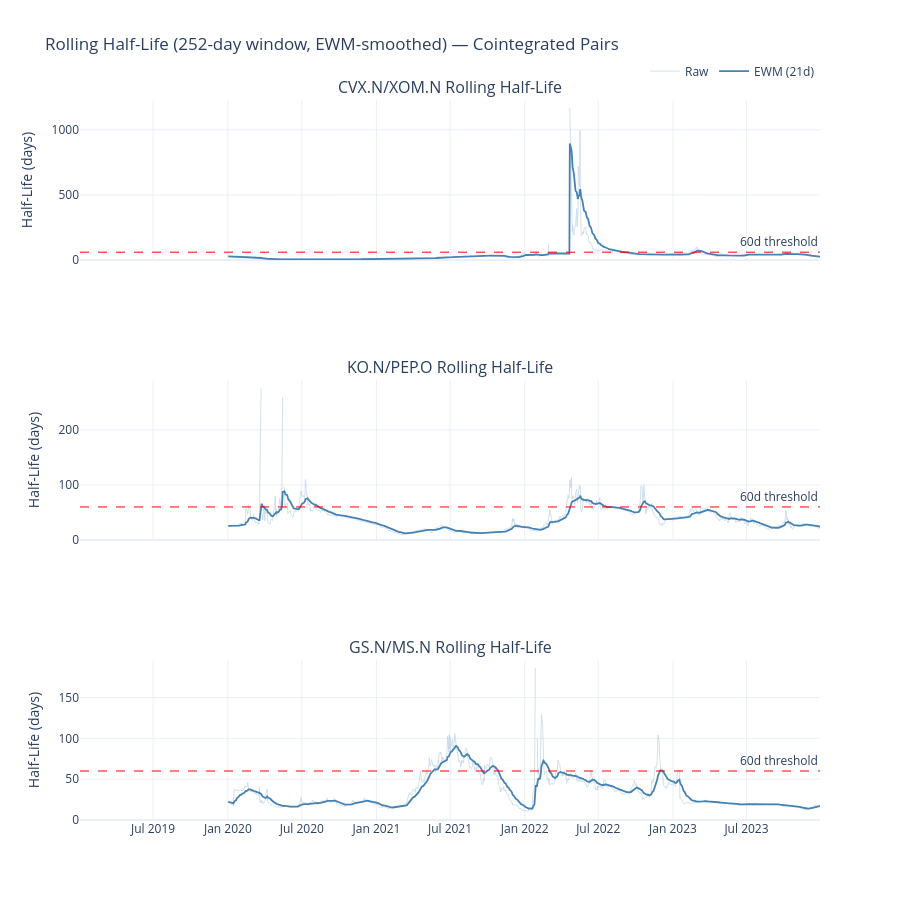

Source (notebook cell):
### Markdown cell above
### Rolling Half-Life

### Code cell
fig = make_subplots(
    rows=len(cointegrated_pairs), cols=1,
    subplot_titles=[
        f"{row['y']}/{row['x']} Rolling Half-Life"
        for _, row in cointegrated_pairs.iterrows()
    ],
    shared_xaxes=True
)

for i, (_, row) in enumerate(cointegrated_pairs.iterrows(), start=1):
    spread = compute_spread(
        prices_log[row["y"]], prices_log[row["x"]],
        row["hedge_ratio"], row["intercept"]
    ).dropna()

    rhl        = compute_rolling_half_life(spread).replace(np.inf, np.nan)
    rhl_smooth = rhl.ewm(span=21, adjust=False).mean()

    # Raw (faint background)
    fig.add_trace(go.Scatter(
        x=rhl.index, y=rhl.values,
        mode="lines",
        line=dict(width=0.8, color="steelblue"),
        opacity=0.3,
        name="Raw", showlegend=(i == 1)
    ), row=i, col=1)

    # EWM smoothed (prominent)
    fig.add_trace(go.Scatter(
        x=rhl_smooth.index, y=rhl_smooth.values,
        mode="lines",
        line=dict(width=1.8, color="steelblue"),
        name="EWM (21d)", showlegend=(i == 1)
    ), row=i, col=1)

    fig.add_hline(
        y=60, line=dict(color="red", dash="dash", width=1),
        annotation_text="60d threshold", annotation_position="top right",
        row=i, col=1
    )

fig.update_layout(
    height=300 * len(cointegrated_pairs),
    title_text="Rolling Half-Life (252-day window, EWM-smoothed) — Cointegrated Pairs",
    template="plotly_white",
    hovermode="x unified",
    legend=dict(orientation="h", yanchor="bottom", y=1.02, xanchor="right", x=1)
)
fig.update_yaxes(title_text="Half-Life (days)", rangemode="tozero")
fig.show()

### Figure 1 — Plotly figure (JSON) as saved in the notebook; plotly's stock layout.template omitted (floating-point values rounded to 4 significant figures; data arrays with more than 128 entries replaced by an {"elided": "..."} marker saying what was removed)
{"data": [{"line": {"color": "steelblue", "width": 0.8}, "mode": "lines", "name": "Raw", "opacity": 0.3, "showlegend": true, "type": "scatter", "x": {"elided": "1258 str values"}, "xaxis": "x", "y": {"elided": "1258 float values"}, "yaxis": "y"}, {"line": {"color": "steelblue", "width": 1.8}, "mode": "lines", "name": "EWM (21d)", "showlegend": true, "type": "scatter", "x": {"elided": "1258 str values"}, "xaxis": "x", "y": {"elided": "1258 float values"}, "yaxis": "y"}, {"line": {"color": "steelblue", "width": 0.8}, "mode": "lines", "name": "Raw", "opacity": 0.3, "showlegend": false, "type": "scatter", "x": {"elided": "1258 str values"}, "xaxis": "x2", "y": {"elided": "1258 float values"}, "yaxis": "y2"}, {"line": {"color": "steelblue", "width": 1.8}, "mode": "lines", "name": "EWM (21d)", "showlegend": false, "type": "scatter", "x": {"elided": "1258 str values"}, "xaxis": "x2", "y": {"elided": "1258 float values"}, "yaxis": "y2"}, {"line": {"color": "steelblue", "width": 0.8}, "mode": "lines", "name": "Raw", "opacity": 0.3, "showlegend": false, "type": "scatter", "x": {"elided": "1258 str values"}, "xaxis": "x3", "y": {"elided": "1258 float values"}, "yaxis": "y3"}, {"line": {"color": "steelblue", "width": 1.8}, "mode": "lines", "name": "EWM (21d)", "showlegend": false, "type": "scatter", "x": {"elided": "1258 str values"}, "xaxis": "x3", "y": {"elided": "1258 float values"}, "yaxis": "y3"}], "layout": {"annotations": [{"font": {"size": 16}, "showarrow": false, "text": "CVX.N/XOM.N Rolling Half-Life", "x": 0.5, "xanchor": "center", "xref": "paper", "y": 1, "yanchor": "bottom", "yref": "paper"}, {"font": {"size": 16}, "showarrow": false, "text": "KO.N/PEP.O Rolling Half-Life", "x": 0.5, "xanchor": "center", "xref": "paper", "y": 0.6111, "yanchor": "bottom", "yref": "paper"}, {"font": {"size": 16}, "showarrow": false, "text": "GS.N/MS.N Rolling Half-Life", "x": 0.5, "xanchor": "center", "xref": "paper", "y": 0.2222, "yanchor": "bottom", "yref": "paper"}, {"showarrow": false, "text": "60d threshold", "x": 1, "xanchor": "right", "xref": "x domain", "y": 60, "yanchor": "bottom", "yref": "y"}, {"showarrow": false, "text": "60d threshold", "x": 1, "xanchor": "right", "xref": "x2 domain", "y": 60, "yanchor": "bottom", "yref": "y2"}, {"showarrow": false, "text": "60d threshold", "x": 1, "xanchor": "right", "xref": "x3 domain", "y": 60, "yanchor": "bottom", "yref": "y3"}], "height": 900, "hovermode": "x unified", "legend": {"orientation": "h", "x": 1, "xanchor": "right", "y": 1.02, "yanchor": "bottom"}, "shapes": [{"line": {"color": "red", "dash": "dash", "width": 1}, "type": "line", "x0": 0, "x1": 1, "xref": "x domain", "y0": 60, "y1": 60, "yref": "y"}, {"line": {"color": "red", "dash": "dash", "width": 1}, "type": "line", "x0": 0, "x1": 1, "xref": "x2 domain", "y0": 60, "y1": 60, "yref": "y2"}, {"line": {"color": "red", "dash": "dash", "width": 1}, "type": "line", "x0": 0, "x1": 1, "xref": "x3 domain", "y0": 60, "y1": 60, "yref": "y3"}], "title": {"text": "Rolling Half-Life (252-day window, EWM-smoothed) — Cointegrated Pairs"}, "xaxis": {"anchor": "y", "domain": [0, 1], "matches": "x3", "showticklabels": false}, "xaxis2": {"anchor": "y2", "domain": [0, 1], "matches": "x3", "showticklabels": false}, "xaxis3": {"anchor": "y3", "domain": [0, 1]}, "yaxis": {"anchor": "x", "domain": [0.7778, 1], "rangemode": "tozero", "title": {"text": "Half-Life (days)"}}, "yaxis2": {"anchor": "x2", "domain": [0.3889, 0.6111], "rangemode": "tozero", "title": {"text": "Half-Life (days)"}}, "yaxis3": {"anchor": "x3", "domain": [0, 0.2222], "rangemode": "tozero", "title": {"text": "Half-Life (days)"}}}}
